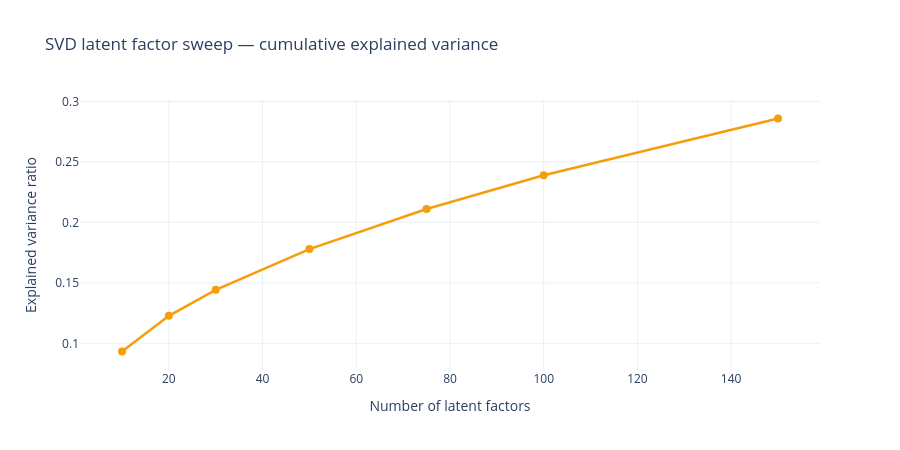

Notebook code for this chart:
### Code cell
fig_svd = go.Figure()
fig_svd.add_trace(go.Scatter(
    x=sweep_df['n_components'].to_list(),
    y=sweep_df['explained_variance'].to_list(),
    mode='lines+markers',
    marker=dict(size=8, color='#f59e0b'),
    line=dict(width=2.5, color='#f59e0b'),
    name='Explained variance',
))
fig_svd.update_layout(
    title='SVD latent factor sweep — cumulative explained variance',
    xaxis_title='Number of latent factors',
    yaxis_title='Explained variance ratio',
    height=450,
    template='plotly_white',
)
fig_svd.write_html(ARTIFACTS_DIR / 'week10_svd_sweep.html')
fig_svd.write_image(ARTIFACTS_DIR / 'week10_svd_sweep.png', scale=2)
fig_svd.show()

### Figure 1 — Plotly figure (JSON) as saved in the notebook; plotly's stock layout.template omitted (floating-point values rounded to 4 significant figures)
{"data": [{"line": {"color": "#f59e0b", "width": 2.5}, "marker": {"color": "#f59e0b", "size": 8}, "mode": "lines+markers", "name": "Explained variance", "type": "scatter", "x": [10, 20, 30, 50, 75, 100, 150], "y": [0.09326, 0.1227, 0.1442, 0.1779, 0.2111, 0.2389, 0.2858]}], "layout": {"height": 450, "title": {"text": "SVD latent factor sweep — cumulative explained variance"}, "xaxis": {"title": {"text": "Number of latent factors"}}, "yaxis": {"title": {"text": "Explained variance ratio"}}}}
